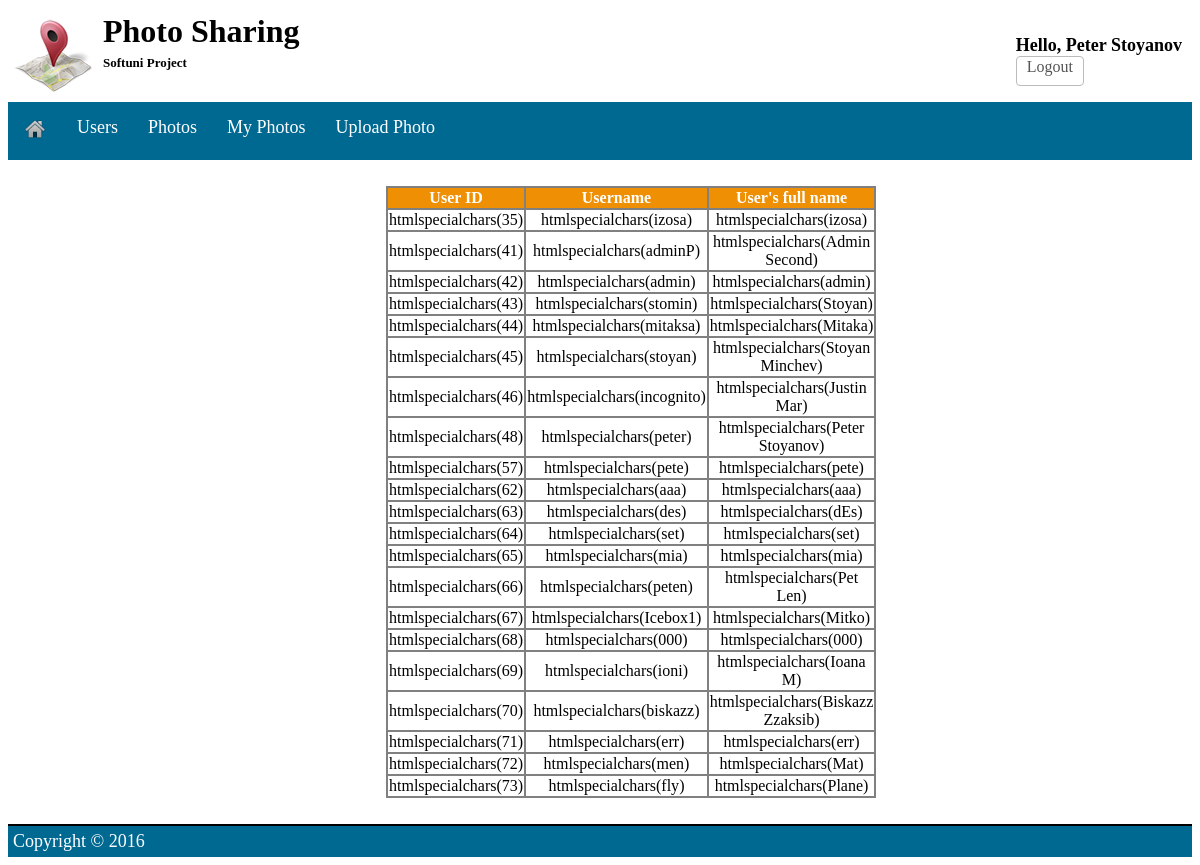
Screenshot of /?page=users (signed in) with the database file from the repository.
### tables this page shows
CREATE TABLE `users` (
  `id` int(11) NOT NULL,
  `username` varchar(50) DEFAULT NULL,
  `password` varchar(100) DEFAULT NULL,
  `fullname` varchar(50) DEFAULT NULL
);

### index.php (called while the page is built, shortened)
<?php
require_once 'view/layout.php';

### pages/users.php (the view)
<div class="row">
    <div class="border register-container">
        <?php if (isset($_SESSION['user'])) { ?>
            <p>
            <table class="table" width='100%'>
                <tr>
                    <th class="table">User ID</th>
                    <th class="table">Username</th>
                    <th class="table">User's full name</th>
                </tr>
                <?php
                global $con;
                $result = mysqli_query($con, "SELECT * FROM users");
                while ($row = mysqli_fetch_array($result)) {
                    echo "<tr>";
                    echo "<td class=\"table\">htmlspecialchars($row[id])</td>";
                    echo "<td class=\"table\">htmlspecialchars($row[username])</td>";
                    echo "<td class=\"table\">htmlspecialchars($row[fullname])</td>";
                    echo "</tr>";
                }
                ?>
            </table>
            </p>
        <?php } else {
            include ('notLoggedIn.php');
        } ?>
    </div>
</div>

### css/app.css (style rules this page uses)
.row { overflow: hidden; }

### css/login.css (style rules this page uses)
.border { text-align: center; color: #FFFFFF; padding: 10px; max-width: 800px; margin: 0px auto; border-radius: 8px; }
.register-container { max-width: 428px; }
table { border-collapse: collapse; }
.table { border: 2px solid grey; }
th { background-color: #ee8f04; }
td { background-color: white; color: black; }

### rows the page displays
users: id "35", username "izosa", fullname "izosa"
users: id "41", username "adminP", fullname "Admin Second"
users: id "42", username "admin", fullname "admin"
users: id "43", username "stomin", fullname "Stoyan"
users: id "44", username "mitaksa", fullname "Mitaka"
users: id "45", username "stoyan", fullname "Stoyan Minchev"
users: id "46", username "incognito", fullname "Justin Mar"
users: id "48", username "peter", fullname "Peter Stoyanov"
users: id "57", username "pete", fullname "pete"
users: id "62", username "aaa", fullname "aaa"
users: id "63", username "des", fullname "dEs"
users: id "64", username "set", fullname "set"
users: id "65", username "mia", fullname "mia"
users: id "66", username "peten", fullname "Pet Len"
users: id "67", username "Icebox1", fullname "Mitko"
users: id "68", username "000", fullname "000"
users: id "69", username "ioni", fullname "Ioana M"
users: id "70", username "biskazz", fullname "Biskazz Zzaksib"
users: id "71", username "err", fullname "err"
users: id "72", username "men", fullname "Mat"
users: id "73", username "fly", fullname "Plane"

### other values shown
$_SESSION['user']['fullname'] "Peter Stoyanov"
